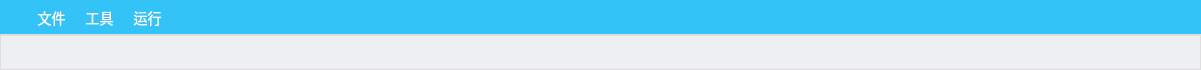
  <widget class="QDockWidget" name="topDockWidget">
   <property name="minimumSize">
    <size>
     <width>305</width>
     <height>70</height>
    </size>
   </property>
   <property name="maximumSize">
    <size>
     <width>524287</width>
     <height>70</height>
    </size>
   </property>
   <property name="styleSheet">
    <string notr="true"/>
   </property>
   <property name="features">
    <set>QDockWidget::NoDockWidgetFeatures</set>
   </property>
   <property name="allowedAreas">
    <set>Qt::TopDockWidgetArea</set>
   </property>
   <property name="windowTitle">
    <string>菜单</string>
   </property>
   <attribute name="dockWidgetArea">
    <number>4</number>
   </attribute>
   <widget class="QWidget" name="topDockWidgetContents">
    <property name="styleSheet">
     <string notr="true">#topDockWidgetContents{
	background-color: rgb(237, 239, 242);
}</string>
    </property>
    <layout class="QVBoxLayout" name="verticalLayout_12">
     <property name="spacing">
      <number>0</number>
     </property>
     <property name="leftMargin">
      <number>0</number>
     </property>
     <property name="topMargin">
      <number>0</number>
     </property>
     <property name="rightMargin">
      <number>0</number>
     </property>
     <property name="bottomMargin">
      <number>0</number>
     </property>
     <item>
      <widget class="TitleWidget" name="menuWidget" native="true">
       <property name="styleSheet">
        <string notr="true">#menuWidget{
	background-color: rgb(51, 195, 246);
	border-bottom: 1px solid #dddddd;
}
QToolButton{
	font-size: 14px;
	background-color: rgb(51, 195, 246);
	color: rgb(255, 255, 255);
	border: 0px;
	min-width: 40px;
}
QToolButton:hover{
	color: rgb(161, 238, 255);
}
QToolButton::menu-indicator{
	 image: None; 
}
QPushButton{
	image: url(:/resources/minimum.svg);
	background-color: rgb(51, 195, 246);
	border: 0px;
}
QPushButton:hover{
	background-color: rgb(48, 185, 231);
}</string>
       </property>
       <layout class="QHBoxLayout" name="horizontalLayout">
        <property name="spacing">
         <number>5</number>
        </property>
        <property name="leftMargin">
         <number>5</number>
        </property>
        <property name="topMargin">
         <number>2</number>
        </property>
        <property name="rightMargin">
         <number>5</number>
        </property>
        <property name="bottomMargin">
         <number>2</number>
        </property>
        <item>
         <widget class="QLabel" name="iconLabel">
          <property name="styleSheet">
           <string notr="true">#iconLabel{
	image: url(:/resources/logo.svg);
	min-height:  20px;
	min-width: 20px;
}</string>
          </property>
          <property name="text">
           <string/>
          </property>
         </widget>
        </item>
        <item>
         <widget class="QToolButton" name="fileButton">
          <property name="styleSheet">
           <string notr="true"/>
          </property>
          <property name="text">
           <string>文件</string>
          </property>
          <property name="popupMode">
           <enum>QToolButton::InstantPopup</enum>
          </property>
          <property name="arrowType">
           <enum>Qt::NoArrow</enum>
          </property>
         </widget>
        </item>
        <item>
         <widget class="QToolButton" name="toolButton">
          <property name="styleSheet">
           <string notr="true"/>
          </property>
          <property name="text">
           <string>工具</string>
          </property>
          <property name="popupMode">
           <enum>QToolButton::InstantPopup</enum>
          </property>
         </widget>
        </item>
        <item>
         <widget class="QToolButton" name="runButton">
          <property name="styleSheet">
           <string notr="true"/>
          </property>
          <property name="text">
           <string>运行</string>
          </property>
          <property name="popupMode">
           <enum>QToolButton::InstantPopup</enum>
          </property>
         </widget>
        </item>
        <item>
         <spacer name="horizontalSpacer_2">
          <property name="orientation">
           <enum>Qt::Horizontal</enum>
          </property>
          <property name="sizeHint" stdset="0">
           <size>
            <width>916</width>
            <height>20</height>
           </size>
          </property>
         </spacer>
        </item>
        <item>
         <widget class="QPushButton" name="minimumButton">
          <property name="styleSheet">
           <string notr="true">#minimumButton{
	image: url(:/resources/minimum.svg);
}</string>
          </property>
          <property name="text">
           <string/>
          </property>
         </widget>
        </item>
        <item>
         <widget class="QPushButton" name="maximumButton">
          <property name="styleSheet">
           <string notr="true">#maximumButton{
	image: url(:/resources/maxmium.svg);
}</string>
          </property>
          <property name="text">
           <string/>
          </property>
         </widget>
        </item>
        <item>
         <widget class="QPushButton" name="closeButton">
          <property name="styleSheet">
           <string notr="true">#closeButton{
	image: url(:/resources/close.svg);
}</string>
          </property>
         </widget>
        </item>
       </layout>
      </widget>
     </item>
     <item>
      <widget class="QWidget" name="toolWidget" native="true">
       <property name="styleSheet">
        <string notr="true">#toolWidget{
	border: 1px solid #dddddd;
}</string>
       </property>
       <layout class="QHBoxLayout" name="horizontalLayout_2">
        <property name="spacing">
         <number>5</number>
        </property>
        <property name="leftMargin">
         <number>5</number>
        </property>
        <property name="topMargin">
         <number>2</number>
        </property>
        <property name="rightMargin">
         <number>0</number>
        </property>
        <property name="bottomMargin">
         <number>2</number>
        </property>
        <item>
         <widget class="QPushButton" name="selectButton">
          <property name="minimumSize">
           <size>
            <width>40</width>
            <height>20</height>
           </size>
          </property>
          <property name="toolTip">
           <string>选择工具</string>
          </property>
          <property name="styleSheet">
           <string notr="true">#selectButton{
	background-color: rgb(237, 239, 242);
	border: 0px;
	border-radius: 5px;
	min-width: 40px;
}
#selectButton:hover{
	background-color: rgb(176, 218, 255);
}</string>
          </property>
          <property name="text">
           <string/>
          </property>
          <property name="icon">
           <iconset resource="resources.qrc">
            <normaloff>:/resources/selectTool.svg</normaloff>:/resources/selectTool.svg</iconset>
          </property>
          <property name="iconSize">
           <size>
            <width>25</width>
            <height>25</height>
           </size>
          </property>
         </widget>
        </item>
        <item>
         <widget class="QPushButton" name="addButton">
          <property name="minimumSize">
           <size>
            <width>40</width>
            <height>20</height>
           </size>
          </property>
          <property name="toolTip">
           <string>线路工具</string>
          </property>
          <property name="styleSheet">
           <string notr="true">#addButton{
	background-color: rgb(237, 239, 242);
	border: 0px;
	border-radius: 5px;
	min-width: 40px;
}
#addButton:hover{
	background-color: rgb(176, 218, 255);
}</string>
          </property>
          <property name="text">
           <string/>
          </property>
          <property name="icon">
           <iconset resource="resources.qrc">
            <normaloff>:/resources/pathTool.svg</normaloff>:/resources/pathTool.svg</iconset>
          </property>
          <property name="iconSize">
           <size>
            <width>25</width>
            <height>25</height>
           </size>
          </property>
         </widget>
        </item>
        <item>
         <spacer name="horizontalSpacer_3">
          <property name="orientation">
           <enum>Qt::Horizontal</enum>
          </property>
          <property name="sizeHint" stdset="0">
           <size>
            <width>1102</width>
            <height>20</height>
           </size>
          </property>
         </spacer>
        </item>
       </layout>
      </widget>
     </item>
    </layout>
   </widget>
  </widget>
